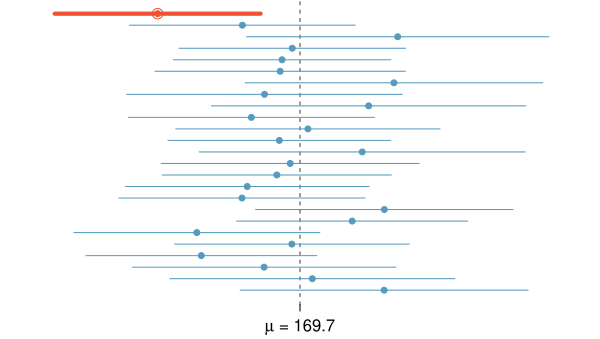

This figure's R source:
# graphs of confidence intervals for weight

library(openintro)
data(COL)

myPDF('95PercentConfidenceInterval.pdf', 6, 3.4,
      mar = c(1.7, 1, 0, 1),
      mgp = c(2.7, 0.7, 0))
m <- mean(cdc$weight)
s <- sd(cdc$weight)
n <- 60
k <- 25
SE <- s/sqrt(n)

set.seed(15)
means <- c()
SE    <- c()
for(i in 1:k){
  temp <- sample(nrow(cdc), n)
  d    <- cdc$weight[temp]
  means[i] <- mean(d, na.rm = TRUE)
  SE[i]    <- sd(d)/sqrt(n)
}
xR <- m + 4 * c(-1, 1) * s / sqrt(n)
yR <- c(0.7, 25.3)
plot(xR, yR,
     type = 'n',
     xlab = '',
     ylab = '',
     axes = FALSE)
abline(v = m, lty = 2, col = COL[5,2])
axis(1, at = m, expression(mu*' = 169.7' ))
for(i in 1:k){
  ci <- means[i] + 2 * c(-1, 1) * SE[i]
  if(abs(means[i] - m) > 1.96 * SE[i]){
    col <- COL[4]
    points(means[i], i, cex = 1.4, col = col)
    lines(ci, rep(i, 2), col = col, lwd = 4)
  } else {
    col <- COL[1]
  }
  points(means[i], i, pch = 20, cex = 1.2, col = col)
  lines(ci, rep(i, 2), col = col)
}
dev.off()
